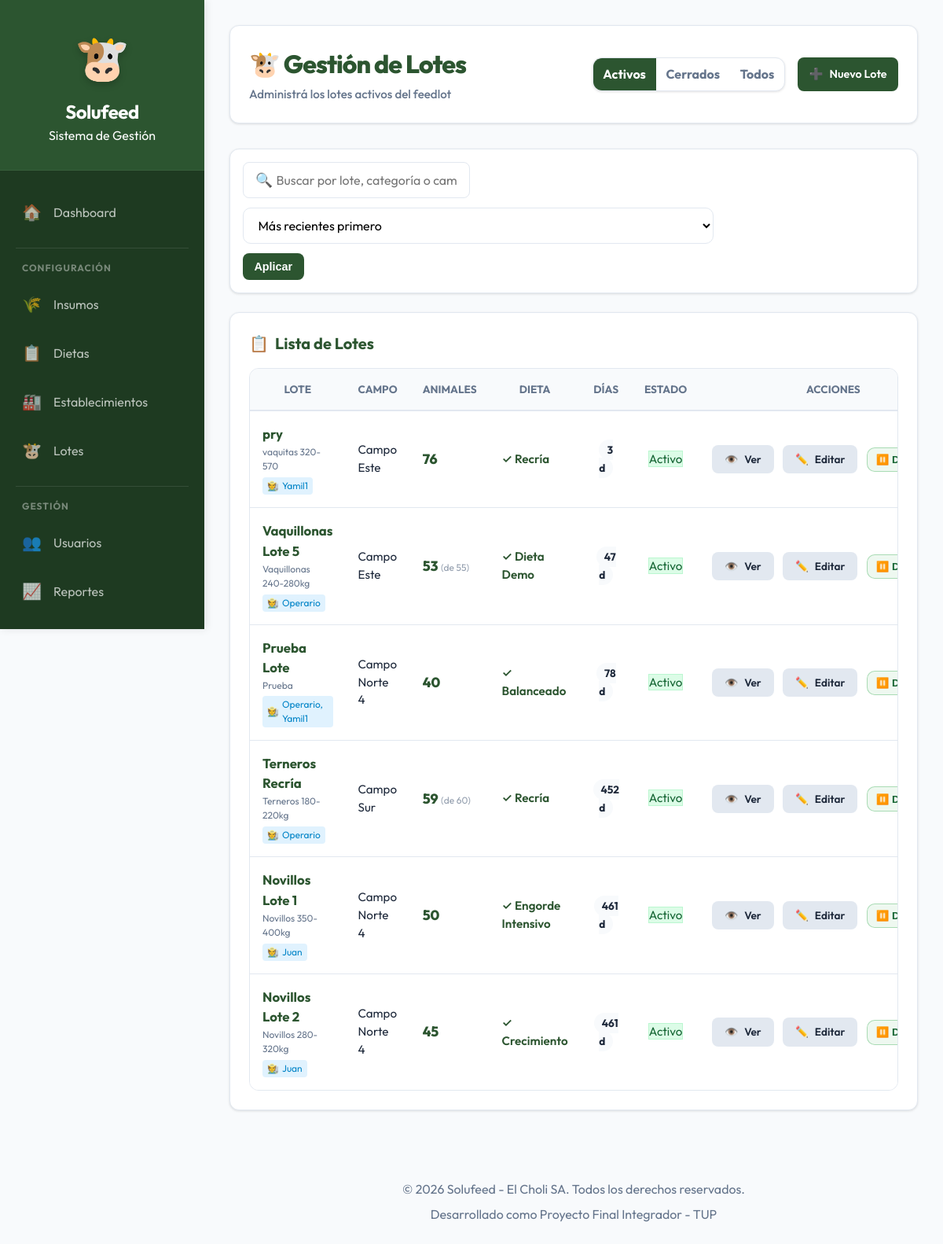
Page /solufeed/admin/lotes/listar.php (signed in) on the committed database.
### tables this page shows
CREATE TABLE `tropa` (
  `id_tropa` int(11) NOT NULL,
  `nombre` varchar(100) NOT NULL,
  `id_campo` int(11) NOT NULL,
  `categoria` varchar(50) DEFAULT NULL,
  `fecha_inicio` date NOT NULL,
  `cantidad_inicial` int(11) NOT NULL,
  `activo` tinyint(1) NOT NULL DEFAULT 1,
  `fecha_creacion` datetime NOT NULL,
  `fecha_actualizacion` datetime DEFAULT NULL
);

CREATE TABLE `campo` (
  `id_campo` int(11) NOT NULL,
  `nombre` varchar(100) NOT NULL,
  `ubicacion` varchar(255) DEFAULT NULL,
  `activo` tinyint(1) NOT NULL DEFAULT 1
);

CREATE TABLE `dieta` (
  `id_dieta` int(11) NOT NULL,
  `nombre` varchar(100) NOT NULL,
  `descripcion` text DEFAULT NULL,
  `activo` tinyint(1) NOT NULL DEFAULT 1,
  `fecha_creacion` datetime NOT NULL,
  `fecha_actualizacion` datetime DEFAULT NULL
);

### solufeed/includes/functions.php (called while the page is built, shortened)
<?php
function obtenerAnimalesPresentes($id_tropa) {
    try {
        $db = getConnection();
        $stmt = $db->prepare("SELECT cantidad_inicial FROM tropa WHERE id_tropa = ?");
        $stmt->execute([$id_tropa]);
        $cantidad = $stmt->fetchColumn() ?: 0;
        $stmt = $db->prepare("
            SELECT
                SUM(CASE
                    WHEN tipo_movimiento IN ('ENTRADA', 'AJUSTE_POSITIVO') THEN cantidad
                    WHEN tipo_movimiento IN ('SALIDA', 'BAJA', 'AJUSTE_NEGATIVO') THEN -cantidad
                    ELSE 0
                END) as ajuste_total
            FROM movimiento_animal
            WHERE id_tropa = ?
        ");
        $stmt->execute([$id_tropa]);
        $ajuste = $stmt->fetchColumn();
        if ($ajuste) {
            $cantidad += $ajuste;
        }
        return max(0, $cantidad);
    } catch (Exception $e) {
        return 0;
    }
}
?>

### solufeed/admin/lotes/listar.php (the view, shortened to what this page needs)
<?php
require_once '../../includes/functions.php';
$db = getConnection();
$return_to = urlencode($_SERVER['REQUEST_URI']);
$registros_por_pagina = 10;
$pagina_actual = isset($_GET['pagina']) ? (int)$_GET['pagina'] : 1;
$estado = isset($_GET['estado']) ? (string)$_GET['estado'] : '';
$orden  = isset($_GET['orden']) ? (string)$_GET['orden'] : '';
$busqueda = isset($_GET['busqueda']) ? trim((string)$_GET['busqueda']) : '';
$allowedEstado = ['activos','inactivos','todos'];
if ($estado === '' || !in_array($estado, $allowedEstado, true)) $estado = 'activos';
$allowedOrden = ['recientes','nombre','campo'];
if ($orden === '' || !in_array($orden, $allowedOrden, true)) $orden = 'recientes';
$where = 'WHERE 1=1';
$params = [];
if ($estado !== 'todos') {
    $where .= ' AND t.activo = :activo';
    $params[':activo'] = ($estado === 'activos') ? 1 : 0;
}
$offset = ($pagina_actual - 1) * $registros_por_pagina;
$orderSql = 't.fecha_inicio DESC';
$sql_final = "
    SELECT
        t.id_tropa,
        t.nombre,
        t.categoria,
        t.fecha_inicio,
        t.cantidad_inicial,
        t.activo,
        c.nombre as campo_nombre,
        d.nombre as dieta_nombre,
        (
            SELECT GROUP_CONCAT(SUBSTRING_INDEX(u.nombre, ' ', 1) SEPARATOR ', ')
            FROM usuario_tropa ut
            INNER JOIN usuario u ON ut.id_usuario = u.id_usuario
            WHERE ut.id_tropa = t.id_tropa
        ) as operarios_asignados
    FROM tropa t
    INNER JOIN campo c ON t.id_campo = c.id_campo
    LEFT JOIN tropa_dieta_asignada tda ON t.id_tropa = tda.id_tropa
        AND tda.fecha_desde <= CURDATE()
        AND (tda.fecha_hasta IS NULL OR tda.fecha_hasta >= CURDATE())
    LEFT JOIN dieta d ON tda.id_dieta = d.id_dieta
    {$where}
    ORDER BY {$orderSql}
    LIMIT :limit OFFSET :offset
";
$stmt = $db->prepare($sql_final);
foreach ($params as $key => $val) {
    if (is_int($val)) {
        $stmt->bindValue($key, $val, PDO::PARAM_INT);
    } else {
        $stmt->bindValue($key, $val, PDO::PARAM_STR);
    }
}
$stmt->bindValue(':limit', $registros_por_pagina, PDO::PARAM_INT);
$stmt->bindValue(':offset', $offset, PDO::PARAM_INT);
$stmt->execute();
$lotes = $stmt->fetchAll();
require_once '../../includes/header.php';
?>
<div class="insumos-container">
    <div class="page-header">
        <div>
            <h1 style="font-weight: 800; color: var(--primary); margin: 0; letter-spacing: -1px;">
                <?php echo ($estado === 'inactivos') ? '🗃️ Lotes Cerrados' : '🐮 Gestión de Lotes'; ?>
            </h1>
            <p style="margin: 0.25rem 0 0 0; color: var(--text-muted); font-size: 0.95rem; font-weight: 500;">
                <?php echo ($estado === 'inactivos') ? 'Visualizando lotes cerrados' : (($estado === 'todos') ? 'Visualizando todos los lotes' : 'Administrá los lotes activos del feedlot'); ?>
            </p>
        </div>
        <div class="header-actions">
            <div class="segmented" aria-label="Filtro de estado">
                <a href="listar.php?estado=activos&orden=<?php echo urlencode($orden); ?><?php echo !empty($busqueda) ? '&busqueda=' . urlencode($busqueda) : ''; ?>" class="<?php echo $estado === 'activos' ? 'active' : ''; ?>">Activos</a>
                <a href="listar.php?estado=inactivos&orden=<?php echo urlencode($orden); ?><?php echo !empty($busqueda) ? '&busqueda=' . urlencode($busqueda) : ''; ?>" class="<?php echo $estado === 'inactivos' ? 'active' : ''; ?>">Cerrados</a>
                <a href="listar.php?estado=todos&orden=<?php echo urlencode($orden); ?><?php echo !empty($busqueda) ? '&busqueda=' . urlencode($busqueda) : ''; ?>" class="<?php echo $estado === 'todos' ? 'active' : ''; ?>">Todos</a>
            </div>
            <?php if ($estado !== 'inactivos'): ?>
                <a href="crear.php?return_to=<?php echo $return_to; ?>" class="btn btn-primary btn-sm">
                    <span>➕</span> Nuevo Lote
                </a>
            <?php endif; ?>
        </div>
    </div>
    <div class="filters-bar">
        <form method="GET" action="listar.php" class="filters-row">
            <div class="filters-left">
                <div style="position: relative;">
                    <span style="position: absolute; left: 1rem; top: 50%; transform: translateY(-50%); font-size: 1.1rem;">🔍</span>
                    <input class="filter-input" type="text" name="busqueda" value="<?php echo htmlspecialchars($busqueda); ?>" placeholder="Buscar por lote, categoría o campo..." style="padding-left: 2.6rem;">
                </div>
                <select class="filter-select" name="orden">
                    <option value="recientes" <?php echo $orden === 'recientes' ? 'selected' : ''; ?>>Más recientes primero</option>
                </select>
                <button type="submit" class="btn btn-primary btn-sm">Aplicar</button>
            </div>
        </form>
    </div>
    <div class="card">
        <h3 class="card-title"><span>📋</span> Lista de Lotes</h3>
        <?php if (count($lotes) > 0): ?>
            <div class="table-container">
                <table class="responsive-table">
                    <thead>
                        <tr>
                            <th>Lote</th>
                            <th>Campo</th>
                            <th>Animales</th>
                            <th>Dieta</th>
                            <th style="text-align: center;">Días</th>
                            <th style="text-align: center;">Estado</th>
                            <th class="th-actions">Acciones</th>
                        </tr>
                    </thead>
                    <tbody>
                        <?php foreach ($lotes as $lote): ?>
                            <?php
                            $animales_presentes = obtenerAnimalesPresentes($lote['id_tropa']);
                            $fecha_inicio = new DateTime($lote['fecha_inicio']);
                            $fecha_hoy = new DateTime();
                            $dias_engorde = $fecha_inicio->diff($fecha_hoy)->days;
                            $activo = ((int)$lote['activo'] === 1);
                            ?>
                            <tr>
                                <td>
                                    <strong style="color: var(--primary); font-size: 1.05rem; display: block; margin-bottom: 2px;">
                                        <?php echo htmlspecialchars($lote['nombre']); ?>
                                    </strong>
                                    <div style="font-size: 0.75rem; color: var(--text-muted); margin-bottom: 4px;">
                                        <?php echo htmlspecialchars($lote['categoria']); ?>
                                    </div>
                                    <?php if (!empty($lote['operarios_asignados'])): ?>
                                        <div style="font-size: 0.75rem; background: #e0f2fe; color: #0284c7; display: inline-flex; align-items: center; padding: 2px 6px; border-radius: 4px; gap: 4px;">
                                            <span>🧑‍🌾</span> <?php echo htmlspecialchars($lote['operarios_asignados']); ?>
                                        </div>
                                    <?php endif; ?>
                                </td>
                                <td><?php echo htmlspecialchars($lote['campo_nombre']); ?></td>
                                <td>
                                    <span style="font-weight: 800; color: var(--primary); font-size: 1.1rem;">
                                        <?php echo (int)$animales_presentes; ?>
                                    </span>
                                    <?php if ((int)$animales_presentes !== (int)$lote['cantidad_inicial']): ?>
                                        <span style="font-size: 0.75rem; color: var(--text-muted); opacity: 0.7;">
                                            (de <?php echo (int)$lote['cantidad_inicial']; ?>)
                                        </span>
                                    <?php endif; ?>
                                </td>
                                <td>
                                    <?php if (!empty($lote['dieta_nombre'])): ?>
                                        <span style="color: var(--primary); font-weight: 600;">✓ <?php echo htmlspecialchars($lote['dieta_nombre']); ?></span>
                                    <?php else: ?>
                                        <span style="color: var(--danger); font-weight: 700;">⚠ Sin dieta</span>
                                    <?php endif; ?>
                                </td>
                                <td style="text-align: center;">
                                    <span style="background: var(--bg-main); padding: 4px 10px; border-radius: 20px; font-weight: 700; font-size: 0.85rem;">
                                        <?php echo (int)$dias_engorde; ?> d
                                    </span>
                                </td>
                                <td style="text-align: center;">
                                    <span class="badge" style="background: <?php echo $activo ? '#dcfce7' : '#f1f5f9'; ?>; color: <?php echo $activo ? '#166534' : '#475569'; ?>; border: 1px solid <?php echo $activo ? '#bbf7d0' : '#e2e8f0'; ?>;">
                                        <?php echo $activo ? 'Activo' : 'Cerrado'; ?>
                                    </span>
                                </td>
                                <td style="text-align: right; white-space: nowrap;">
                                    <a href="ver.php?id=<?php echo (int)$lote['id_tropa']; ?>&return_to=<?php echo $return_to; ?>" class="btn btn-secondary btn-action">
                                        <span>👁️</span> <span class="btn-text">Ver</span>
                                    </a>
                                    <a href="editar.php?id=<?php echo (int)$lote['id_tropa']; ?>&return_to=<?php echo $return_to; ?>" class="btn btn-secondary btn-action">
                                        <span>✏️</span> <span class="btn-text">Editar</span>
                                    </a>
                                    <form method="POST" action="toggle_estado.php" style="display:inline;" onsubmit="return confirm('¿Confirmar cambio de estado del lote?')">
                                        <button type="submit" class="btn-state <?php echo $activo ? 'on' : 'off'; ?>" title="<?php echo $activo ? 'Desactivar' : 'Activar'; ?>">
                                            <?php echo $activo ? '⏸️ Desactivar' : '▶️ Activar'; ?>
                                        </button>
                                    </form>
                                </td>
                            </tr>
                        <?php endforeach; ?>
                    </tbody>
                </table>
            </div>
        <?php endif; ?>
    </div>
</div>
<?php include '../../includes/footer.php'; ?>

### rows in the picture
tropa: nombre "pry", categoria "vaquitas 320-570", operarios_asignados "Yamil1", id_campo.nombre "Campo Este", animales_presentes "76", dieta.nombre "Recría", activo "Activo"
tropa: nombre "Vaquillonas Lote 5", categoria "Vaquillonas 240-280kg", operarios_asignados "Operario", id_campo.nombre "Campo Este", animales_presentes "53", cantidad_inicial "55", dieta.nombre "Dieta Demo", activo "Activo"
tropa: nombre "Prueba Lote", categoria "Prueba", operarios_asignados "Operario, Yamil1", id_campo.nombre "Campo Norte 4", animales_presentes "40", dieta.nombre "Balanceado", activo "Activo"
tropa: nombre "Terneros Recría", categoria "Terneros 180-220kg", operarios_asignados "Operario", id_campo.nombre "Campo Sur", animales_presentes "59", cantidad_inicial "60", dieta.nombre "Recría", activo "Activo"
tropa: nombre "Novillos Lote 1", categoria "Novillos 350-400kg", operarios_asignados "Juan", id_campo.nombre "Campo Norte 4", animales_presentes "50", dieta.nombre "Engorde Intensivo", activo "Activo"
tropa: nombre "Novillos Lote 2", categoria "Novillos 280-320kg", operarios_asignados "Juan", id_campo.nombre "Campo Norte 4", animales_presentes "45", dieta.nombre "Crecimiento", activo "Activo"
